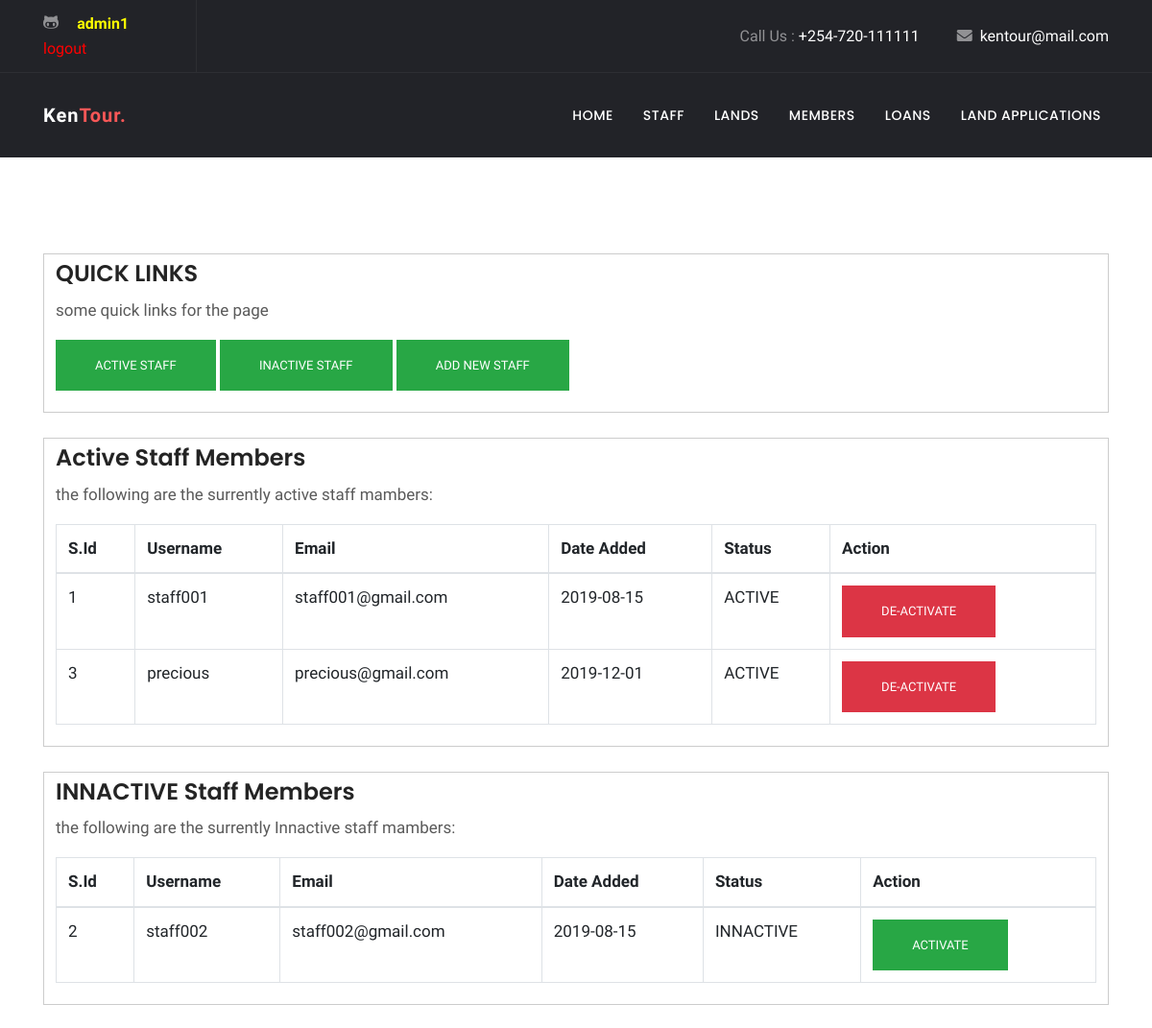
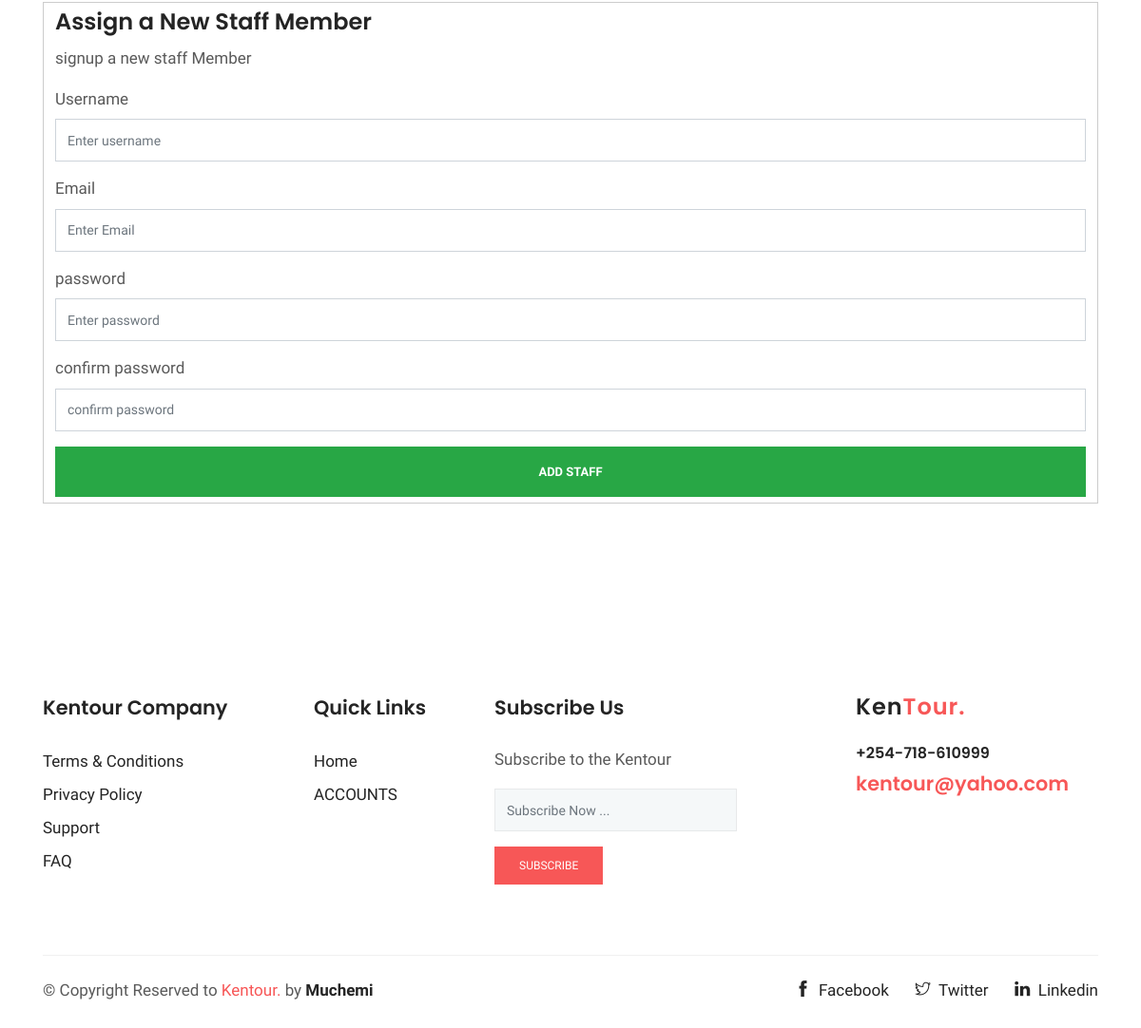
Screenshot of /ADMIN/index.php (signed in) with the database file from the repository (2 pictures, top to bottom).
### tables this page shows
CREATE TABLE `staff` (
  `id` int(11) NOT NULL,
  `username` varchar(255) NOT NULL,
  `email` varchar(255) NOT NULL,
  `password` varchar(255) NOT NULL,
  `dateadded` date NOT NULL,
  `status` varchar(255) NOT NULL
);

### ADMIN/index.php (the view, shortened to what this page needs)
<!doctype html>
<html lang="en">
  <head>
  <link rel="stylesheet" href="plugins/bootstrap/css/bootstrap.min.css">
  <link rel="stylesheet" href="plugins/themify/css/themify-icons.css">
  <link rel="stylesheet" href="plugins/fontawesome/css/all.css">
  <link rel="stylesheet" href="plugins/magnific-popup/dist/magnific-popup.css">
  <link rel="stylesheet" href="plugins/slick-carousel/slick/slick.css">
  <link rel="stylesheet" href="plugins/slick-carousel/slick/slick-theme.css">
  <link rel="stylesheet" href="css/style.css">
</head>
<body>
<header class="navigation">
	<div class="header-top ">
		<div class="container">
			<div class="row justify-content-between align-items-center">
				<div class="col-lg-2 col-md-4">
					<div class="header-top-socials text-center text-lg-left text-md-left">
						<a href="#"><i class="ti-github"></i></a>
						<a href="#" style="color:Yellow"> <b>
							<?php  if (isset($_SESSION['username'])):?>
							<?php echo $_SESSION['username']; ?> </b>
						</a>
						<a href="index.php?logout='1'" style="color: red;">logout</a>
						<?php endif ?>
					</div>
				</div>
				<div class="col-lg-10 col-md-8 text-center text-lg-right text-md-right">
					<div class="header-top-info">
						<a href="tel:+254720870388">Call Us : <span>+254-720-111111</span></a>
						<a href="mailto:kentour@mail.com" ><i class="fa fa-envelope mr-2"></i><span>kentour@mail.com</span></a>
					</div>
				</div>
			</div>
		</div>
	</div>
	<nav class="navbar navbar-expand-lg  py-4" id="navbar">
		<div class="container">
		  <a class="navbar-brand" href="#">
		  	Ken<span>Tour.</span>
		  </a>
		  <div class="collapse navbar-collapse text-center" id="navbarsExample09">
			<ul class="navbar-nav ml-auto">
				<li class="nav-item"><a class="nav-link" href="home.php">Home</a></li>
			  <li class="nav-item active">
				<a class="nav-link" href="index.php">Staff <span class="sr-only">(current)</span></a>
			  </li>
			  <li class="nav-item"><a class="nav-link" href="lands.php">Lands</a></li>
			   <li class="nav-item"><a class="nav-link" href="members.php">Members</a></li>
			   <li class="nav-item"><a class="nav-link" href="loans.php">Loans</a></li>
			   <li class="nav-item"><a class="nav-link" href="landsapp.php">Land Applications</a></li>
			</ul>
		  </div>
		</div>
	</nav>
</header>
<div class="main-wrapper ">
<section class="section intro">
<div class="container">
	<div style="padding: 6px 12px; border: 1px solid #ccc;">
		<h3>QUICK LINKS</h3>
		<p>some quick links for the page</p>
		<p><a href="#activestaff"><button class="btn btn-success">Active Staff</button></a>
		<a href="#inactivestaff"><button class="btn btn-success">Inactive Staff</button></a>
		<a href="#addstaff"><button class="btn btn-success">Add new Staff</button></a>
		</p>
	</div>
</div>
<br>
<div class="container" id="activestaff">
    <div style="padding: 6px 12px; border: 1px solid #ccc;height:auto; verflow: auto;">
        <h3>Active Staff Members</h3>
		<p> the following are the surrently active staff mambers:</p>
		<table class="table table-bordered">
			<thead>
				<tr>
				<th scope="col">S.Id</th>
				<th scope="col">Username</th>
				<th scope="col">Email</th>
				<th scope="col">Date Added</th>
				<th scope="col">Status</th>
				<th scope="col">Action</th>
				</tr>
			</thead>
			<tbody>
				<?php
				 require('connect-db.php');
				$sql = "SELECT * FROM staff WHERE status='ACTIVE'";
				$result = mysqli_query($conn, $sql);
				while($row = mysqli_fetch_array($result, MYSQLI_NUM))
				{
					echo '<tr>';
						echo '<td>'.$row[0].'</td> ';
						echo '<td>'.$row[1].'</td> ';
						echo '<td>'.$row[2].'</td> ';
						echo '<td>'.$row[4].'</td> ';
						echo '<td>'.$row[5].'</td> ';
						echo '<td><a href="deactivate.php?id=' . $row[0] . '"><button class="btn btn-danger">DE-ACTIVATE</button></a> </td>';
					echo '</tr>';
				}
				?>
			</tbody>
		</table>
    </div>
</div>
<br>
<div class="container" id="inactivestaff">
    <div style="padding: 6px 12px; border: 1px solid #ccc;height:auto; verflow: auto;">
        <h3>INNACTIVE Staff Members</h3>
		<p> the following are the surrently Innactive staff mambers:</p>
		<table class="table table-bordered">
			<thead>
				<tr>
				<th scope="col">S.Id</th>
				<th scope="col">Username</th>
				<th scope="col">Email</th>
				<th scope="col">Date Added</th>
				<th scope="col">Status</th>
				<th scope="col">Action</th>
				</tr>
			</thead>
			<tbody>
				<?php
				 require('connect-db.php');
				$sql = "SELECT * FROM staff WHERE status='INNACTIVE'";
				$result = mysqli_query($conn, $sql);
				while($row = mysqli_fetch_array($result, MYSQLI_NUM))
				{
					echo '<tr>';
						echo '<td>'.$row[0].'</td> ';
						echo '<td>'.$row[1].'</td> ';
						echo '<td>'.$row[2].'</td> ';
						echo '<td>'.$row[4].'</td> ';
						echo '<td>'.$row[5].'</td> ';
						echo '<td><a href="activate.php?id=' . $row[0] . '"><button class="btn btn-success">ACTIVATE</button></a> </td>';
					echo '</tr>';
				}
				?>
			</tbody>
		</table>
    </div>
</div>
<br>
  <div class="container">
    <div style="padding: 6px 12px; border: 1px solid #ccc;" id="addstaff">
        <h3>Assign a New Staff Member</h3>
		<p> signup a new staff Member</p>
		<form method="post" action="index.php">
		  <div class="form-group">
              <label for="exampleInputEmail1">Username</label>
              <input type="text" class="form-control" name="username" placeholder="Enter username" ></textarea>
		  </div>
		  <div class="form-group">
              <label for="exampleInputEmail1">Email</label>
              <input type="email" class="form-control" name="email" placeholder="Enter Email" ></textarea>
		  </div>
		  <div class="form-group">
              <label for="exampleInputEmail1">password</label>
              <input type="password" class="form-control" name="password_1" placeholder="Enter password" ></textarea>
		  </div>
		  <div class="form-group">
              <label for="exampleInputEmail1">confirm password</label>
              <input type="password" class="form-control" name="password_2" placeholder="confirm password" ></textarea>
		  </div>
		  <button type="submit" class="btn btn-success" name="add_staff" style="width:100%;"><b>ADD STAFF</b></button>
		</form>
      </div>
  </div>
</section>
<footer class="footer section">
	<div class="container">
		<div class="row">
			<div class="col-lg-3 col-md-6 col-sm-6">
				<div class="widget">
					<h4 class="text-capitalize mb-4">Kentour Company</h4>
					<ul class="list-unstyled footer-menu lh-35">
						<li><a href="#">Terms & Conditions</a></li>
						<li><a href="#">Privacy Policy</a></li>
						<li><a href="#">Support</a></li>
						<li><a href="#">FAQ</a></li>
					</ul>
				</div>
			</div>
			<div class="col-lg-2 col-md-6 col-sm-6">
				<div class="widget">
					<h4 class="text-capitalize mb-4">Quick Links</h4>
					<ul class="list-unstyled footer-menu lh-35">
						<li><a href="index.php">Home</a></li>
						<li><a href="accounts.php">ACCOUNTS</a></li>
					</ul>
				</div>
			</div>
			<div class="col-lg-3 col-md-6 col-sm-6">
				<div class="widget">
					<h4 class="text-capitalize mb-4">Subscribe Us</h4>
					<p>Subscribe to the Kentour  </p>
					<form action="#" class="sub-form">
						<input type="text" class="form-control mb-3" placeholder="Subscribe Now ...">
						<a href="#" class="btn btn-main btn-small">subscribe</a>
					</form>
				</div>
			</div>
			<div class="col-lg-3 ml-auto col-sm-6">
				<div class="widget">
					<div class="logo mb-4">
						<h3>Ken<span>Tour.</span></h3>
					</div>
					<h6><a href="tel:+254-720-870388" >+254-718-610999</a></h6>
					<a href="mailto:kentour@yahoo.com"><span class="text-color h4">kentour@yahoo.com</span></a>
				</div>
			</div>
		</div>
		<div class="footer-btm pt-4">
			<div class="row">
				<div class="col-lg-6">
					<div class="copyright">
						&copy; Copyright Reserved to <span class="text-color">Kentour.</span> by <a href="#">Muchemi</a>
					</div>
				</div>
				<div class="col-lg-6 text-left text-lg-right">
					<ul class="list-inline footer-socials">
						<li class="list-inline-item"><a href="#"><i class="ti-facebook mr-2"></i>Facebook</a></li>
						<li class="list-inline-item"><a href="#"><i class="ti-twitter mr-2"></i>Twitter</a></li>
						<li class="list-inline-item"><a href="#"><i class="ti-linkedin mr-2 "></i>Linkedin</a></li>
					</ul>
				</div>
			</div>
		</div>
	</div>
</footer>
    </div>
  </body>
  </html>

### ADMIN/css/style.css (style rules this page uses)
html { overflow-x: hidden; }
body { line-height: 1.5; font-family: "Hind", serif; -webkit-font-smoothing: antialiased; font-size: 17px; color: rgba(0, 0, 0, 0.65); }
h1, .h1, h2, .h2, h3, .h3, h4, .h4, h5, .h5, h6, .h6 { font-family: "Poppins", sans-serif; font-weight: 600; color: #242424; }
h3, .h3 { font-size: 1.5rem; }
h4, .h4 { font-size: 1.3rem; line-height: 30px; }
h6, .h6 { font-size: 1rem; }
p { line-height: 30px; }
input[type="email"], input[type="password"], input[type="text"], input[type="tel"] { box-shadow: none; height: 45px; outline: none; font-size: 14px; }
.form-control { box-shadow: none; border-radius: 0; }
.btn { display: inline-block; font-size: 14px; font-size: 0.8125rem; font-weight: 400; padding: 1rem 2.5rem; text-transform: uppercase; border-radius: 0; transition: all 0.2s ease; }
.btn-main, .btn-transparent, .btn-small { background: #f75757; color: #fff; transition: all 0.2s ease; }
.btn-small { padding: 10px 25px; font-size: 12px; }
.section { padding: 100px 0; }
.text-color { color: #f75757; }
a { color: #242424; text-decoration: none; }
#navbar { background: #222328; box-shadow: 0 1px 2px rgba(0, 0, 0, 0.05); }
#navbar li { padding-left: 15px; }
#navbar .nav-link { font-family: "Poppins", sans-serif; font-weight: 500; color: #fff; text-transform: uppercase; font-size: 14px; letter-spacing: .5px; transition: all .25s ease; }
.header-top { background: #222328; color: #919194; border-bottom: 1px solid rgba(255, 255, 255, 0.05); }
.header-top .header-top-socials { border-right: 1px solid rgba(255, 255, 255, 0.05); padding: 12px 0px; }
.header-top .header-top-socials a { color: #919194; margin-right: 15px; font-size: 16px; }
.header-top .header-top-info { color: #919194; font-size: 16px; }
.header-top .header-top-info a span { color: #fff; }
.header-top .header-top-info a { margin-left: 35px; color: #919194; }
.navbar-brand { color: #fff; font-weight: 600; letter-spacing: 1px; }
.navbar-brand span { color: #f75757; }
.widget { margin-bottom: 30px; padding-bottom: 35px; }
.footer { padding-bottom: 10px; }
.footer .copyright a { font-weight: 600; }
.lh-35 { line-height: 35px; }
.logo { color: #242424; font-weight: 600; letter-spacing: 1px; }
.logo span { color: #f75757; }
.sub-form { position: relative; }
.sub-form .form-control { border: 1px solid rgba(0, 0, 0, 0.06); background: #f5f8f9; }
.footer-btm { border-top: 1px solid rgba(0, 0, 0, 0.06); }
.footer-socials li a { margin-left: 15px; }

### rows the page displays
staff: id "1", username "staff001", email "staff001@gmail.com", dateadded "2019-08-15", status "ACTIVE"
staff: id "3", username "precious", email "precious@gmail.com", dateadded "2019-12-01", status "ACTIVE"
staff: id "2", username "staff002", email "staff002@gmail.com", dateadded "2019-08-15", status "INNACTIVE"

### other values shown
$_SESSION['username'] "admin1"
